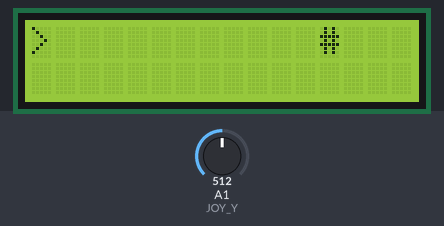
Bench run of a sketch on a simulated Arduino Uno, built with avr-gcc and run on an emulated ATmega328P. Shown: 16×2 character LCD. Inputs (shaded band) come from the test bench; at power-on: A1 (JOY_Y) = 512. Random numbers use the default seed unless the sketch sets one.

Above: at 3.2 s.
3.3 s: A1 (JOY_Y) set to 592
4.8 s: A1 (JOY_Y) set to 613
At 5.24 s:
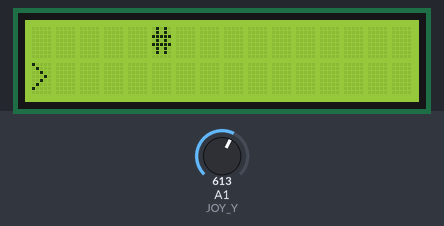
7.5 s: A1 (JOY_Y) set to 409
9.0 s: A1 (JOY_Y) set to 389
At 11.9 s:
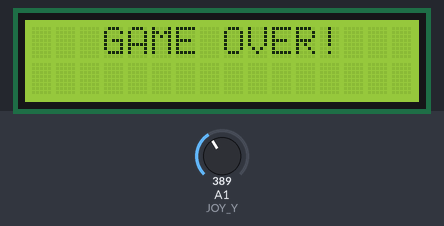
12.0 s: A1 (JOY_Y) set to 610
At 13.91 s:
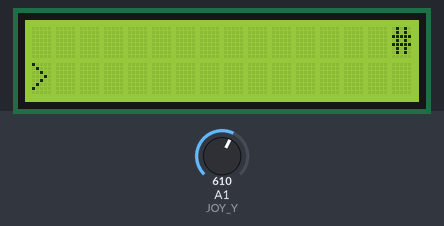
15.0 s: A1 (JOY_Y) set to 390
At 18.45 s:
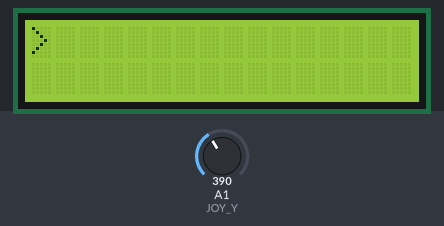
Timing chart, 0 to 19.0 s (numbered marks = the images above; inputs shaded):
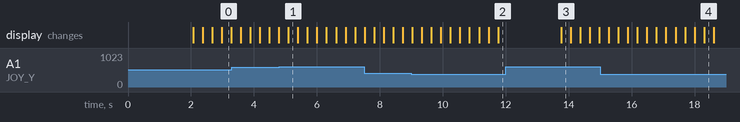

The sketch:

lcd_flappy.ino
```cpp
#include <LiquidCrystal.h>

LiquidCrystal lcd(12, 11, 5, 4, 3, 2);

#define JOY_Y A1

int playerPos = 0;
int obstaclePos = 15;
int obstacleLine = 0;

bool gameOver = false;

void setup() {
  lcd.begin(16, 2);
  pinMode(JOY_Y, INPUT);
  randomSeed(analogRead(A0)); // Para gerar obstáculos aleatórios
  lcd.print("Pronto!");
  delay(2000);
}

void loop() {
  if (gameOver) {
    lcd.clear();
    lcd.setCursor(3, 0);
    lcd.print("GAME OVER!");
    delay(2000);
    resetGame();
    return;
  }

  // Leitura do joystick (eixo Y)
  int yVal = analogRead(JOY_Y);
  if (yVal < 400) {
    playerPos = 0; // Linha de cima
  } else if (yVal > 600) {
    playerPos = 1; // Linha de baixo
  }

  // Verifica colisão
  if (obstaclePos == 0 && obstacleLine == playerPos) {
    gameOver = true;
  }


  lcd.clear();

  // Desenha o jogador
  lcd.setCursor(0, playerPos);
  lcd.print(">");

  // Desenha obstáculo
  if (obstaclePos > 0) {
    lcd.setCursor(obstaclePos, obstacleLine);
    lcd.print("#");
    obstaclePos--;
  } else {
    obstaclePos = 15;
    obstacleLine = random(0, 2); // Nova linha aleatória
  }

  delay(300);
}

void resetGame() {
  playerPos = 0;
  obstaclePos = 15;
  obstacleLine = 0;
  gameOver = false;
}
```

Measured:
- the behaviour switches between 600 and 601 on A1 (JOY_Y) (found by bisection; images 0 and 1)
- the behaviour switches between 400 and 399 on A1 (JOY_Y) (found by bisection; images 1 and 2)
